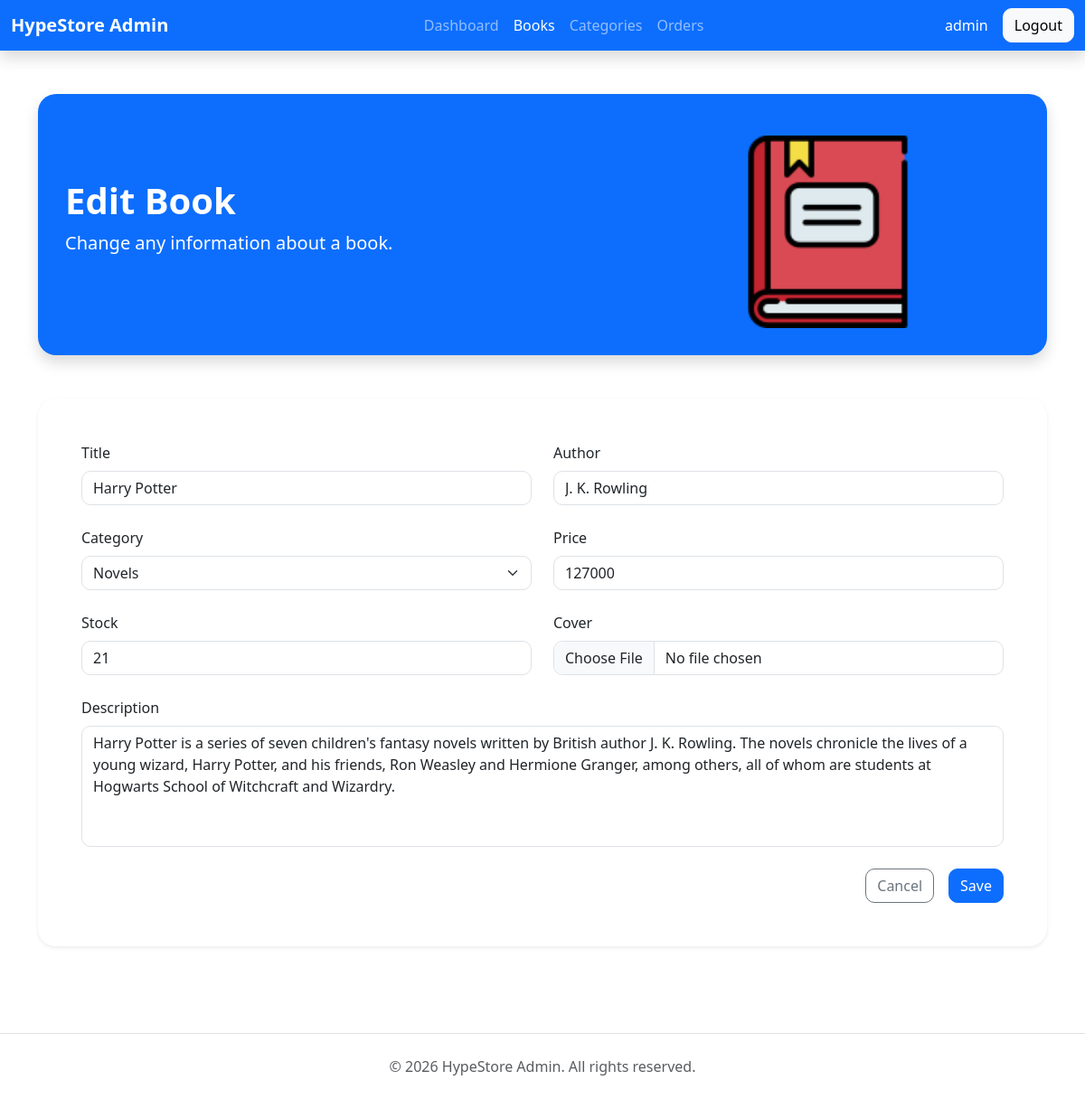
Screenshot of /hypestore/admin/editbooks.php?id=3 (signed in) with the database file from the repository.
### tables this page shows
CREATE TABLE `books` (
  `id` int(11) NOT NULL,
  `title` varchar(200) NOT NULL,
  `author` varchar(200) NOT NULL,
  `price` varchar(200) NOT NULL,
  `stock` int(11) NOT NULL,
  `cover` varchar(200) NOT NULL,
  `description` varchar(400) NOT NULL,
  `id_category` int(11) NOT NULL,
  `rating` float DEFAULT NULL
);

### hypestore/library/koneksi.php (called while the page is built)
<?php
    $host = "localhost";
    $user = "root";
    $pass = "";
    $database = "hypestore";
?>

### hypestore/library/database.php (called while the page is built, shortened)
<?php
    class Database{
        function __construct($host, $user, $pass, $database){
            $this->host = $host;
            $this->user = $user;
            $this->pass = $pass;
            $this->database = $database;
            $this->conn = new mysqli($this->host, $this->user, $this->pass, $this->database);
        }
    }
?>

### hypestore/admin/editbooks.php (the view, shortened to what this page needs)
<?php
    require_once('../library/database.php');
    require_once('../library/koneksi.php');
    $connection = new Database($host, $user, $pass, $database);
    $displayedit = "SELECT * from books where id=".$_GET['id'];
    $resultedit = $connection->conn->query($displayedit);
    $rowedit = $resultedit->fetch_assoc();
?>
<!DOCTYPE html>
<html lang="en">
<head>
    <link href="https://cdn.jsdelivr.net/npm/bootstrap@5.3.8/dist/css/bootstrap.min.css" rel="stylesheet">
</head>
<body>
    <nav class="navbar navbar-expand-lg navbar-dark bg-primary shadow sticky-top">
        <div class="container-fluid">
            <a href="#" class="navbar-brand fw-bold">HypeStore Admin</a>
            <div class="collapse navbar-collapse" id="navbar">
                <ul class="navbar-nav mx-auto">
                    <li class="nav-item">
                        <a href="https://<?php echo $_SERVER['HTTP_HOST']; ?>/hypestore/admin" class="nav-link" href="#">Dashboard</a>
                    </li>
                    <li class="nav-item">
                        <a class="nav-link active" href="https://<?php echo $_SERVER['HTTP_HOST']; ?>/hypestore/admin/books.php">Books</a>
                    </li>
                    <li class="nav-item">
                        <a href="https://<?php echo $_SERVER['HTTP_HOST']; ?>/hypestore/admin/categories.php" class="nav-link">Categories</a>
                    </li>
                    <li class="nav-item">
                        <a class="nav-link" href="https://<?php echo $_SERVER['HTTP_HOST']; ?>/hypestore/admin/orders.php">Orders</a>
                    </li>
                </ul>
            </div>
            <span class="text-white me-3">
                <?php echo $_SESSION['admin'];?>
            </span>
            <form method="POST">
                <button type="submit" name="signout" id="signout" class="btn btn-light">
                    Logout
                </button>
            </form>
        </div>
    </nav>
    <div class="container py-5">
        <section class="hero bg-primary shadow mb-5">
            <div class="row align-items-center">
                <div class="col-lg-7">
                    <h1 class="fw-bold">Edit Book</h1>
                    <p class="lead mt-2">Change any information about a book.</p>
                </div>
                <div class="col-lg-5 text-center mt-3">
                    <img src="../assets/heroimage.png" class="img-fluid w-50">
                </div>
            </div>
        </section>
        <div class="card formcard shadow-sm">
            <div class="card-body p-5">
                <form method="POST" enctype="multipart/form-data">
                    <div class="row">
                        <div class="col-lg-6 mb-4">
                            <label for="title" class="form-label">Title</label>
                            <input type="text" value="<?php echo $rowedit['title'];?>" class="form-control" id="title" name="title" placeholder="Title" required>
                        </div>
                        <div class="col-lg-6 mb-4">
                            <label for="author" class="form-label">Author</label>
                            <input type="text" value="<?php echo $rowedit['author'];?>" class="form-control" id="author" name="author" placeholder="Author" required>
                        </div>
                    </div>
                    <div class="row">
                        <div class="col-lg-6 mb-4">
                            <label for="category" class="form-label">Category</label>
                            <select name="category" id="category" class="form-select">
                                <?php
                                    $sql = "SELECT * from categories";
                                    $result = $connection->conn->query($sql);
                                    while($row = $result->fetch_assoc()){
                                        $selected = "";
                                        if ($row['id'] == $rowedit['id_category']){
                                            $selected = "selected";
                                        }
                                        echo'<option value="'.$row['id'].'" '.$selected.'>'.$row['name'].'</option>';
                                        }
                                ?>
                            </select>
                        </div>
                        <div class="col-lg-6 mb-4">
                            <label for="price" class="form-label">Price</label>
                            <input type="number" value="<?php echo $rowedit['price'];?>" class="form-control" id="price" name="price" placeholder="Price" required>
                        </div>
                    </div>
                    <div class="row">
                        <div class="col-lg-6 mb-4">
                            <label for="stock" class="form-label">Stock</label>
                            <input type="number" value="<?php echo $rowedit['stock'];?>" class="form-control" id="stock" name="stock" placeholder="Stock" required>
                        </div>
                        <div class="col-lg-6 mb-4">
                            <label for="cover" class="form-label">Cover</label>
                            <input type="file" class="form-control" id="cover" name="cover">
                        </div>
                    </div>
                    <div class="mb-4">
                        <label for="description" class="form-label">Description</label>
                        <textarea rows="5" name="description" id="description" class="form-control" placeholder="Write a description..."><?php echo $rowedit['description'];?></textarea>
                    </div>
                    <div class="d-flex justify-content-end gap-3">
                        <a href="books.php" class="btn btn-outline-secondary" id="cancel" name="cancel">Cancel</a>
                        <button type="submit" id="submit" name="submit" class="btn btn-primary">Save</button>
                    </div>
                </form>
            </div>
        </div>
</div>
<footer class="bg-tertiary shadow-sm border-top mt-5 py-4">
        <div class="container text-center text-muted">
            © 2026 HypeStore Admin. All rights reserved.
        </div>
    </footer>
</body>
</html>

### hypestore/admin/editbooks.php (style rules this page uses)
.hero { color:white; border-radius:20px; padding:30px; min-height: 150px; }
.card { border:none; border-radius:18px; }
.btn { border-radius:10px; }
.formcard { border:none; border-radius:20px; }
.form-control { border-radius:10px; }
.form-select { border-radius:10px; }
textarea { resize:none; }

### rows the page displays
books: title "Harry Potter", author "J. K. Rowling", price "127000", stock "21", description "Harry Potter is a series of seven children's fantasy novels written by British author J. K. Rowling. The novels chronicle the lives of a young wizard, Harry Potter, and his friends, Ron Weasley and Hermione Granger, among others, all of whom are students at Hogwarts School of Witchcraft and Wizardry."

### other values shown
$_SESSION['admin'] "admin"
form field category "Novels"
